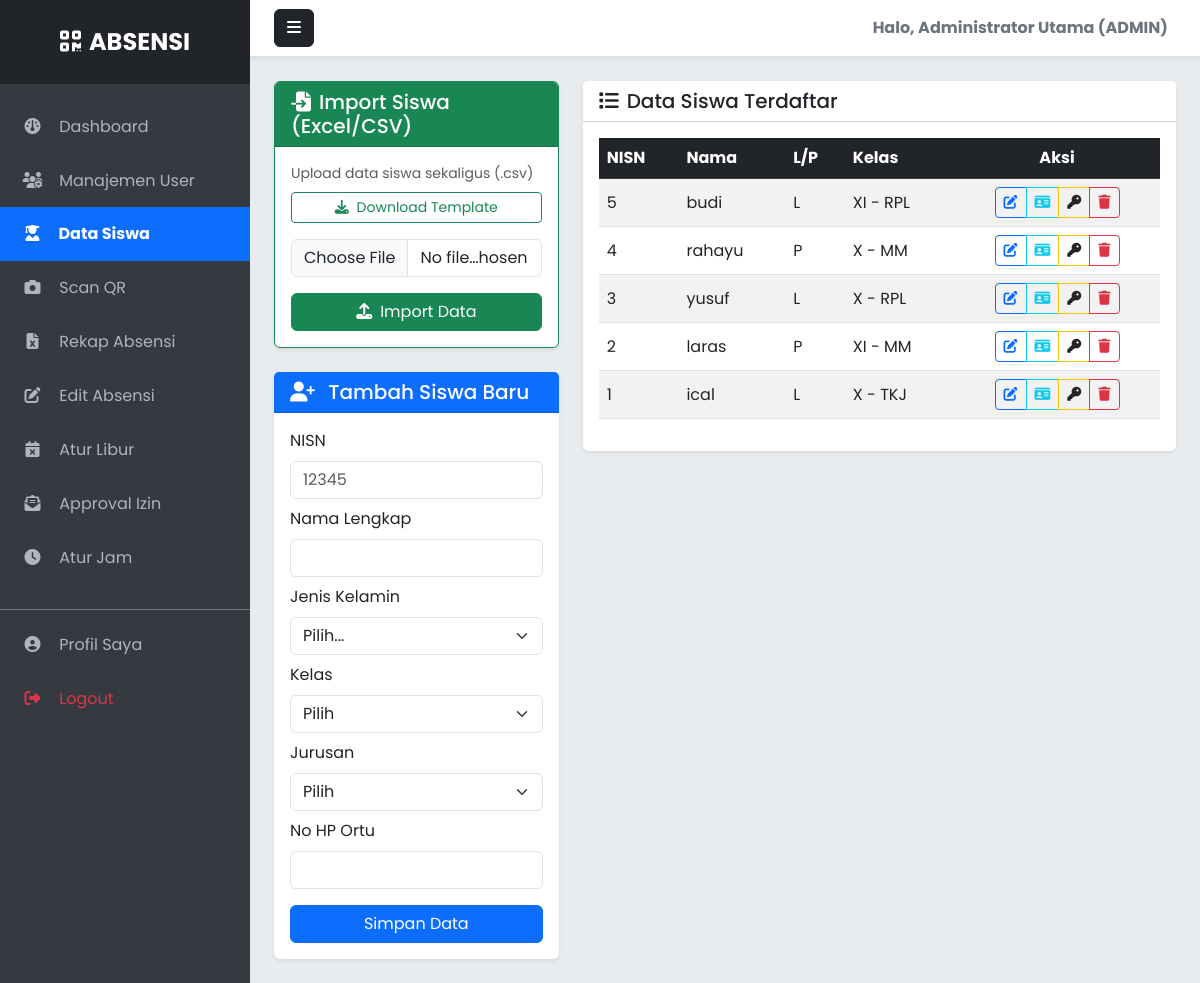
The page /siswa.php (signed in) on the database as committed earlier.
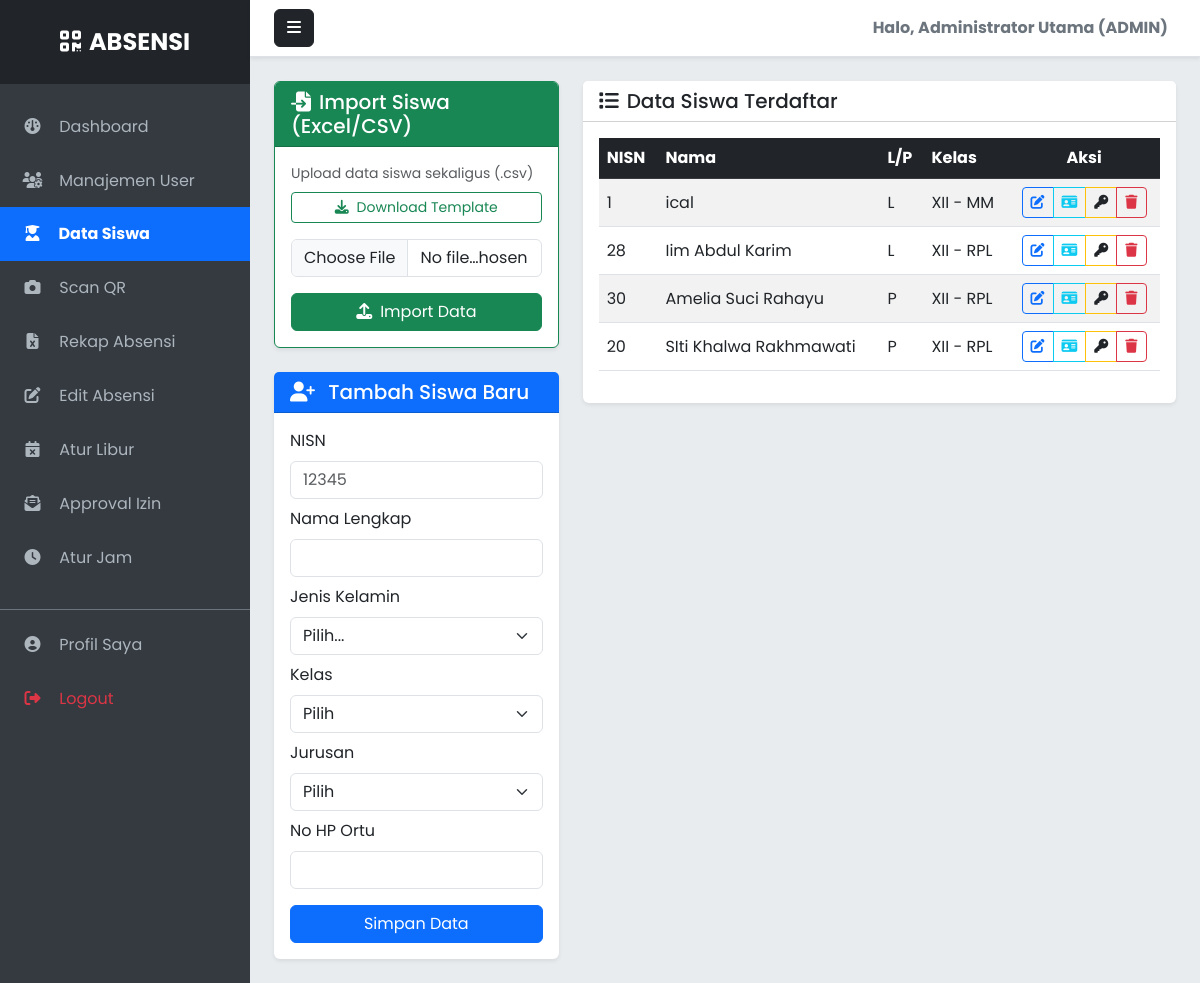
The same page on the database as committed later.
### tables this page shows
CREATE TABLE `siswa` (
  `id` int NOT NULL,
  `nisn` varchar(20) NOT NULL,
  `nama` varchar(100) NOT NULL,
  `jenis_kelamin` enum('L','P') NOT NULL,
  `kelas` varchar(20) NOT NULL,
  `jurusan` varchar(50) NOT NULL,
  `no_hp_ortu` varchar(20) NOT NULL,
  `qr_code` varchar(255) NOT NULL,
  `created_at` timestamp NULL DEFAULT CURRENT_TIMESTAMP
);

### siswa.php (the view, shortened to what the changed rows need)
<?php
include 'config/db.php';
$edit_mode = false;
$data_edit = null;
?>
<!DOCTYPE html>
<html lang="id">
<head>
    <link href="https://cdn.jsdelivr.net/npm/bootstrap@5.3.0/dist/css/bootstrap.min.css" rel="stylesheet">
    <link rel="stylesheet" href="https://cdnjs.cloudflare.com/ajax/libs/font-awesome/6.4.0/css/all.min.css">
    <link rel="stylesheet" href="assets/style.css">
</head>
<body>
<div class="d-flex" id="wrapper">
    <div id="page-content-wrapper">
        <div class="container-fluid px-4 mt-4">
            <div class="row">
                <div class="col-md-8">
                    <div class="card shadow-sm border-0">
                        <div class="card-body">
                            <div class="table-responsive">
                                <table class="table table-striped table-hover align-middle">
                                    <thead class="table-dark">
                                        <tr>
                                            <th>NISN</th><th>Nama</th><th>L/P</th><th>Kelas</th><th class="text-center">Aksi</th>
                                        </tr>
                                    </thead>
                                    <tbody>
                                        <?php
                                        $tampil = mysqli_query($conn, "SELECT * FROM siswa ORDER BY id DESC");
                                        while ($r = mysqli_fetch_array($tampil)) {
                                        ?>
                                        <tr class="<?= ($edit_mode && $data_edit['id'] == $r['id']) ? 'table-warning' : '' ?>">
                                            <td><?= $r['nisn'] ?></td>
                                            <td><?= $r['nama'] ?></td>
                                            <td><?= $r['jenis_kelamin'] ?></td>
                                            <td><?= $r['kelas'] ?> - <?= $r['jurusan'] ?></td>
                                            <td class="text-center">
                                                <div class="btn-group btn-group-sm">
                                                    <a href="siswa.php?edit=<?= $r['id'] ?>" class="btn btn-outline-primary" title="Edit"><i class="fa-solid fa-pen-to-square"></i></a>
                                                    <a href="cetak_kartu.php?id=<?= $r['id'] ?>" target="_blank" class="btn btn-outline-info" title="Cetak"><i class="fa-solid fa-id-card"></i></a>
                                                    <a href="siswa.php?reset=<?= $r['id'] ?>" class="btn btn-outline-warning text-dark" onclick="return confirm('Reset password?')" title="Reset Pass"><i class="fa-solid fa-key"></i></a>
                                                    <a href="siswa.php?hapus=<?= $r['id'] ?>" class="btn btn-outline-danger" onclick="return confirm('Yakin hapus siswa ini? \nSemua data absen & akun login juga akan terhapus!')" title="Hapus"><i class="fa-solid fa-trash"></i></a>
                                                </div>
                                            </td>
                                        </tr>
                                        <?php } ?>
                                    </tbody>
                                </table>
                            </div>
                        </div>
                    </div>
                </div>
            </div>
        </div>
    </div>
</div>
</body>
</html>

Rows that differ between the two databases and show on the page:
removed siswa: nisn "5", nama "budi", jenis_kelamin "L", kelas "XI", jurusan "RPL"
removed siswa: nisn "4", nama "rahayu", jenis_kelamin "P", kelas "X", jurusan "MM"
removed siswa: nisn "3", nama "yusuf", jenis_kelamin "L", kelas "X", jurusan "RPL"
removed siswa: nisn "2", nama "laras", jenis_kelamin "P", kelas "XI", jurusan "MM"
removed siswa: nisn "1", nama "ical", jenis_kelamin "L", kelas "X", jurusan "TKJ"
added siswa: nisn "1", nama "ical", jenis_kelamin "L", kelas "XII", jurusan "MM"
added siswa: nisn "28", nama "Iim Abdul Karim", jenis_kelamin "L", kelas "XII", jurusan "RPL"
added siswa: nisn "30", nama "Amelia Suci Rahayu", jenis_kelamin "P", kelas "XII", jurusan "RPL"
added siswa: nisn "20", nama "SIti Khalwa Rakhmawati", jenis_kelamin "P", kelas "XII", jurusan "RPL"
